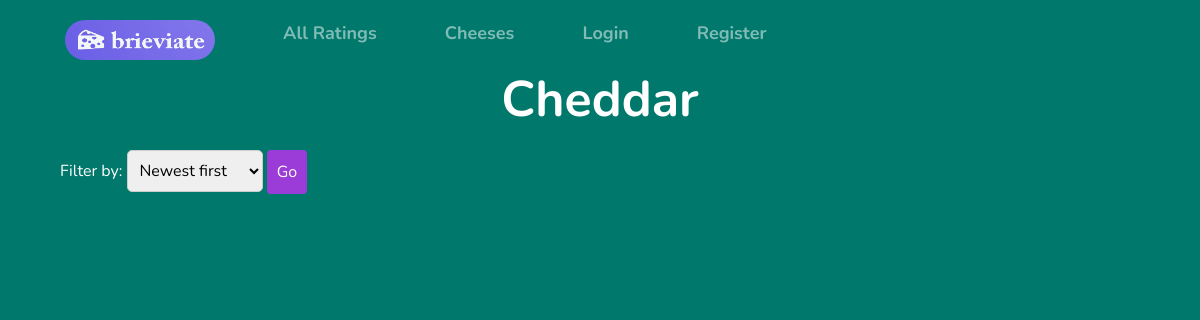
Page /cheese_profile/cheddar on the earlier database version.
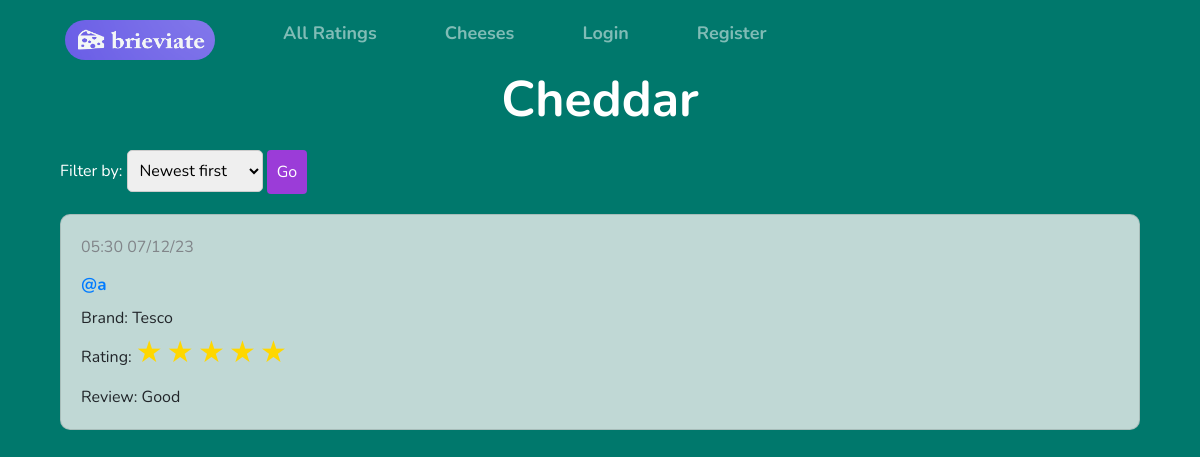
Same page on the later database version.
### app/models.py (models this page shows, shortened)
class Cheese(db.Model):
    id = db.Column(db.Integer, primary_key=True)
    name = db.Column(db.String(64), index=True, unique=False)

class Review(db.Model):
    id = db.Column(db.Integer, primary_key=True)
    cheese_id = db.Column(db.Integer, db.ForeignKey('cheese.id'))
    user_id = db.Column(db.Integer, db.ForeignKey('user.id'))
    date = db.Column(db.DateTime, index=True)
    brand = db.Column(db.String(50))
    review = db.Column(db.String(500))
    rating = db.Column(db.Integer)
    likes = db.Column(db.Integer, default=0)

### app/cheeses.py (the view)
@cheeses.route('/cheese_profile/<cheese>')
def cheese_profile(cheese):
    cheese = cheese.replace("-", " ").title()
    cheese_name=Cheese.query.filter_by(name=cheese).first()
    review_filter_form=ReviewFilterForm()
    reviews_original=[]
    if request.method == 'GET' and 'submit' in request.args:
        selected_option = request.args.get('filter_option')
        review_filter_form.filter_option.default = selected_option
        review_filter_form.process()
    else:
        selected_option = 'newest-first'
    if selected_option == 'newest-first':
        reviews_original = Review.query.order_by(Review.date.desc()).filter_by(cheese_id=cheese_name.id).all()
    elif selected_option == 'oldest-first':
        reviews_original = Review.query.order_by(Review.date.asc()).filter_by(cheese_id=cheese_name.id).all()
    elif selected_option == 'highest-rated':
        reviews_original = Review.query.order_by(Review.rating.desc()).filter_by(cheese_id=cheese_name.id).all()
    elif selected_option == 'lowest-rated':
        reviews_original = Review.query.order_by(Review.rating.asc()).filter_by(cheese_id=cheese_name.id).all()
    elif selected_option == 'most-liked':
        reviews_original = Review.query.order_by(Review.likes.desc()).filter_by(cheese_id=cheese_name.id).all()
    reviews=[]
    for entry in reviews_original:
        review={}
        review['id']=entry.id
        review['date']=entry.date.strftime("%H:%M %d/%m/%y")
        review['user']=User.query.filter_by(id=entry.user_id).first().username
        review['brand']=entry.brand
        review['rating']=entry.rating
        review['review']=entry.review
        review['likes']=entry.likes
        reviews.append(review)
    return render_template('cheese_profile.html', cheese=cheese_name, reviews=reviews, review_filter_form=review_filter_form, title=cheese_name.name)

### app/forms.py
class ReviewFilterForm(FlaskForm):
    filter_option = SelectField('Filter by: ', choices=[('newest-first', 'Newest first'), ('oldest-first', 'Oldest first'), ('highest-rated', 'Highest rated'), ('lowest-rated', 'Lowest rated'), ('most-liked', 'Most liked')], default='newest-first')
    submit = SubmitField('Go')

### app/__init__.py (called while the page is built)
@app.before_request
def initial_setup():
    filename = app.static_folder + '/cheeses.txt'
    get_cheeses(filename)

### app/get_cheeses.py (called while the page is built)
def get_cheeses(filename):
    with open(filename, 'r') as file:
        cheeses = file.readlines()
        for cheese_name in cheeses:
            cheese_name = cheese_name.strip()
            existing_cheese = Cheese.query.filter_by(name=cheese_name).first()
            if not existing_cheese:
                cheese = Cheese(name=cheese_name)
                db.session.add(cheese)
        db.session.commit()

### app/templates/cheese_profile.html (shortened to what this page needs)
{% extends "base.html" %}
{% block content %}
<div class="container">
    <h1 class="page-title">{{ cheese.name }}</h1>
    <div class="container-fluid">
        <div class="row">
            <div class="col-12">
                <form class="filter-select" method="GET" action="{{ url_for('cheeses.cheese_profile', cheese=cheese.name.lower().replace(' ', '-')) }}">
                    {{ review_filter_form.filter_option.label (style="color:#ffffff") }} {{ review_filter_form.filter_option }}
                    {{ review_filter_form.submit (class="btn btn-success go-button") }}
                </form>
            </div>
        </div>
        <div class="row">
            <div class="col-12">
                {% for review in reviews %}
                <div class="card">
                    <div class="card-body">
                        <p class="card-text-datetime">{{ review.date }}</p>
                        <h5 class="card-text-username"><a href="{{ url_for ('ratings.user_ratings', username=review.user) }}">@{{ review.user }}</a></h5>
                        <p class="card-text-brand">Brand: {{ review.brand }}</p>
                        <p class="card-text">Rating:
                            {% for i in range(review.rating) %}
                            <span class="review-stars">&#9733;</span>
                            {% endfor %}
                        <p class="card-text">Review: {{ review.review }}</p>
                    </div>
                </div>
                {% endfor %}
            </div>
        </div>
    </div>
</div>
{% endblock %}

### app/templates/base.html (shortened to what this page needs)
<!DOCTYPE html>
<html>
    <head>
    <html lang="en">
    <link rel="stylesheet" href="https://stackpath.bootstrapcdn.com/bootstrap/4.2.1/css/bootstrap.min.css">
    <link rel="stylesheet" href="{{ url_for('static', filename='formatting.css') }}">
    </head>
    <body>
      <div>
        <nav class="navbar navbar-expand-sm navbar-dark" style="background-color: #00786c;">
          <div class="container-fluid">
            <div class="collapse navbar-collapse" id="navbarNav">
              <ul class="navbar-nav">
                <li class="navbar-item">
                  <button> <a class="nav-link" href="{{ url_for('ratings.index') }}"><img class="logo-icon" src="{{ url_for('static', filename='logo.png') }}" alt="brieviate logo with a block of cheese"></a></button>
                </li>
                <li class="navbar-item">
                  <button> <a class="nav-link" href="{{ url_for('ratings.all_ratings') }}">All Ratings</a></button>
                </li>
                <li class="navbar-item">
                  <button> <a class="nav-link" href="{{ url_for('cheeses.all_cheeses') }}">Cheeses</a></button>
                </li>
                {% if not current_user.is_authenticated %}
                <li class="navbar-item">
                  <button> <a class="nav-link" href="{{ url_for('auth.login') }}">Login</a></button>
                </li>
                <li class="navbar-item">
                  <button> <a class="nav-link" href="{{ url_for('auth.register') }}">Register</a></button>
                </li>
                {% endif %}
              </ul>
            </div>
          </div>
        </nav>
        <div class="container-fluid">
          {% block content %}{% endblock %}
        </div>
    </body>
  </html>

### app/static/formatting.css (style rules this page uses)
.navbar { background-color: #00786c; display: flex; justify-content: center; margin-bottom: 10px; height: 60px; }
.navbar-item { margin: 0 10px; margin-top: 20px; list-style: none; }
.logo-icon { width: 150px; height: 40px; border-radius: 30px; background-color: #00786c; border: none; cursor: pointer; align-items: center; }
.navbar-item button, .navbar-dropdown { border: none; border-radius: 30px; padding: 8px 16px; background-color: transparent; color: white; font-weight: bold; font-size: 18px; transition: background-color 0.3s, color 0.3s; }
.page-title { color: #ffffff; font-size: 50px; text-align: center; font-weight: bold; margin-bottom: 20px; }
.form-group input, select, textarea { padding: 8px; border-radius: 5px; border: 1px solid #ccc; }
.form-group input[type="submit"], .go-button, .go-button:hover { padding: 10px; background-color: #9b3cd8; color: white; border: none; cursor: pointer; }
.card { background-color: rgba(240, 240, 240, 0.8); backdrop-filter: blur(5px); border-radius: 10px; margin-bottom: 20px; }
.card-body { padding: 20px; }
.card-text { margin-bottom: 10px; }
.card-text-datetime { color: #818589; }
.card-text-username { font-size: 17px; font-weight: bold; margin-bottom: 10px; }
.card-text-brand { margin-bottom: 0px; }
.review-stars { color: gold; font-size: 30px; }
.filter-select { margin-bottom: 20px; }
body { background-color: #00786c; font-family: 'Nunito'; font-size: 16px; }

Differences in the rows shown:
added Review: date "05:30 07/12/23", user "a", brand "Tesco", review "Good"
